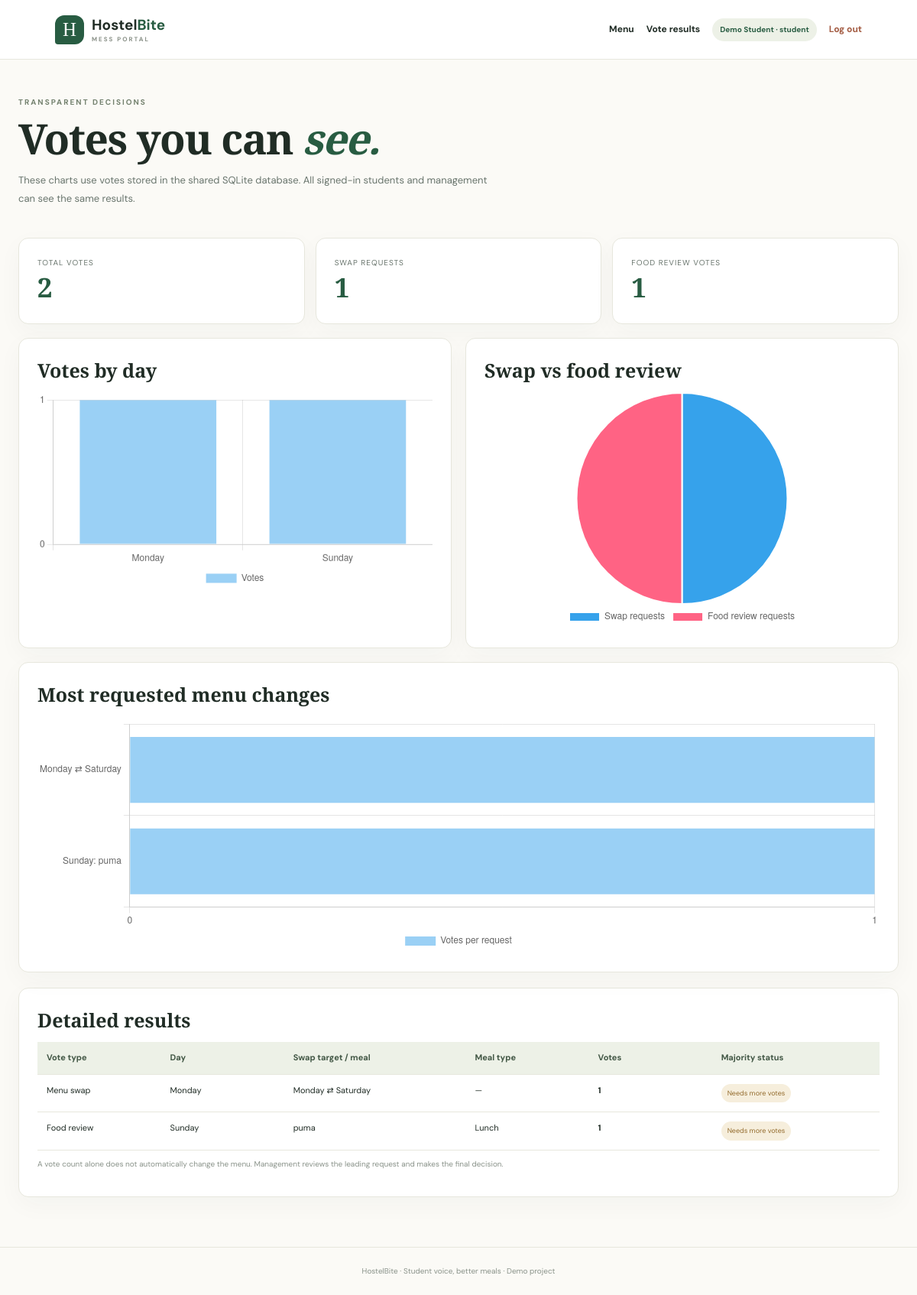
The page /results (signed in) on the database its author committed.
### tables this page shows
CREATE TABLE votes(
          id INTEGER PRIMARY KEY AUTOINCREMENT, user_id INTEGER NOT NULL REFERENCES users(id),
          day TEXT NOT NULL, category TEXT NOT NULL CHECK(category IN ('swap','remove')),
          target_day TEXT, meal_type TEXT, meal_name TEXT, created_at TEXT NOT NULL,
          UNIQUE(user_id, day, category)
        );

### app.py (the view)
@app.route("/results")
@login_required
def results():
    with connect() as db:
        rows = db.execute("SELECT day,category,target_day,meal_type,meal_name,COUNT(*) votes FROM votes GROUP BY day,category,target_day,meal_type,meal_name ORDER BY votes DESC").fetchall()
        total = db.execute("SELECT COUNT(*) FROM votes").fetchone()[0]
    return render_template("results.html", results=rows, total=total, days=DAYS)

### app.py (called while the page is built)
def connect():
    conn = sqlite3.connect(DB_PATH)
    conn.row_factory = sqlite3.Row
    conn.execute("PRAGMA foreign_keys = ON")
    return conn

def login_required(fn):
    @wraps(fn)
    def wrapper(*args, **kwargs):
        if not session.get("user_id"):
            return redirect(url_for("login"))
        return fn(*args, **kwargs)
    return wrapper

@app.context_processor
def inject_user():
    return {"current_user": session.get("display_name"), "current_role": session.get("role")}

### templates/results.html
{% extends 'base.html' %}{% block title %}Voting results | HostelBite{% endblock %}{% block content %}<section class="page-head"><span class="eyebrow">TRANSPARENT DECISIONS</span><h1>Votes you can <em>see.</em></h1><p>These charts use votes stored in the shared SQLite database. All signed-in students and management can see the same results.</p></section><section class="stat-grid"><div class="stat panel"><small>TOTAL VOTES</small><strong>{{ total }}</strong></div><div class="stat panel"><small>SWAP REQUESTS</small><strong>{{ results|selectattr('category','equalto','swap')|map(attribute='votes')|sum }}</strong></div><div class="stat panel"><small>FOOD REVIEW VOTES</small><strong>{{ results|selectattr('category','equalto','remove')|map(attribute='votes')|sum }}</strong></div></section>
<section class="charts-grid"><article class="panel chart-panel"><h2>Votes by day</h2><canvas id="dayChart"></canvas></article><article class="panel chart-panel"><h2>Swap vs food review</h2><canvas id="typeChart"></canvas></article><article class="panel chart-panel wide"><h2>Most requested menu changes</h2><canvas id="requestChart"></canvas></article></section>
<section class="panel results-table"><h2>Detailed results</h2>{% if results %}<div class="table-scroll"><table><thead><tr><th>Vote type</th><th>Day</th><th>Swap target / meal</th><th>Meal type</th><th>Votes</th><th>Majority status</th></tr></thead><tbody>{% for r in results %}<tr><td>{{ 'Menu swap' if r.category=='swap' else 'Food review' }}</td><td>{{ r.day }}</td><td>{{ (r.day ~ ' ⇄ ' ~ r.target_day) if r.category=='swap' else r.meal_name }}</td><td>{{ r.meal_type or '—' }}</td><td><b>{{ r.votes }}</b></td><td><span class="status-pill {{ 'pending' if r.votes < 2 else 'review' }}">{{ 'Needs more votes' if r.votes < 2 else 'Leading request — management decides' }}</span></td></tr>{% endfor %}</tbody></table></div>{% else %}<p>No votes yet. Student votes will appear here.</p>{% endif %}<p class="tiny">A vote count alone does not automatically change the menu. Management reviews the leading request and makes the final decision.</p></section>
{% endblock %}{% block scripts %}<script>
const rows = {{ results|map(attribute='votes')|list|tojson }};
const labels = {{ results|map(attribute='day')|list|tojson }};
const cats = {{ results|map(attribute='category')|list|tojson }};
const requestLabels = {{ results|map(attribute='target_day')|list|tojson }};
const meals = {{ results|map(attribute='meal_name')|list|tojson }};
const dayTotals = {};
const typeTotals = {swap:0,remove:0};
const requestNames = [];
const requestValues = [];
{% for r in results %}
dayTotals[{{ r.day|tojson }}] = (dayTotals[{{ r.day|tojson }}] || 0) + {{ r.votes }};
typeTotals[{{ r.category|tojson }}] += {{ r.votes }};
requestNames.push({{ ((r.day ~ ' ⇄ ' ~ r.target_day) if r.category=='swap' else (r.day ~ ': ' ~ r.meal_name))|tojson }});
requestValues.push({{ r.votes }});
{% endfor %}
const commonOptions = {responsive:true, plugins:{legend:{position:'bottom'}}};
new Chart(document.getElementById('dayChart'), {type:'bar',data:{labels:Object.keys(dayTotals),datasets:[{label:'Votes',data:Object.values(dayTotals)}]},options:{...commonOptions,scales:{y:{beginAtZero:true,ticks:{precision:0}}}}});
new Chart(document.getElementById('typeChart'), {type:'pie',data:{labels:['Swap requests','Food review requests'],datasets:[{data:[typeTotals.swap,typeTotals.remove]}]},options:commonOptions});
new Chart(document.getElementById('requestChart'), {type:'bar',data:{labels:requestNames,datasets:[{label:'Votes per request',data:requestValues}]},options:{...commonOptions,indexAxis:'y',scales:{x:{beginAtZero:true,ticks:{precision:0}}}}});
</script>{% endblock %}

### static/css/style.css (style rules this page uses)
:root { --ink:#202c25;--muted:#69756d;--paper:#fbfaf6;--green:#285c42;--lime:#dce9b5;--line:#e7e7dd;--orange:#f0a35b;--shadow:0 18px 55px rgba(37,58,43,.08) }
* { box-sizing:border-box }
body { margin:0;background:var(--paper);color:var(--ink);font:14px 'DM Sans',sans-serif;line-height:1.6 }
.eyebrow { font-size:10px;letter-spacing:2px;color:#74826f;font-weight:700 }
.landing h1,.login-intro h1,.page-head h1 { font:600 clamp(42px,6vw,68px)/1.08 'Playfair Display',serif;letter-spacing:-1.5px;margin:14px 0 }
.landing h1 em,.login-intro h1 em,.page-head h1 em { color:var(--green) }
.landing p,.login-intro p,.page-head p { color:var(--muted);max-width:620px;line-height:1.9 }
.tiny { font-size:10px;color:#8a938a;line-height:1.6 }
.panel { background:white;border:1px solid var(--line);border-radius:13px;padding:24px;box-shadow:0 10px 32px rgba(37,58,43,.035) }
.panel h2 { font:600 25px 'Playfair Display',serif;margin:0 0 12px }
.page-head { padding:8px 0 25px }
.page-head h1 { font-size:clamp(38px,5vw,55px);margin:8px 0 }
.page-head p { font-size:13px }
.stat-grid { display:grid;grid-template-columns:repeat(3,1fr);gap:14px;margin-bottom:18px }
.stat small { display:block;font-size:10px;letter-spacing:1px;color:var(--muted) }
.stat strong { display:block;font:600 35px 'Playfair Display',serif;color:var(--green) }
.charts-grid { display:grid;grid-template-columns:1fr 1fr;gap:18px }
.chart-panel { min-width:0 }
.chart-panel canvas { max-height:310px }
.chart-panel.wide { grid-column:1/-1 }
.results-table,.admin-menu,.admin-votes { margin-top:20px }
.table-scroll { overflow:auto }
table { border-collapse:collapse;width:100%;font-size:11px }
th,td { text-align:left;padding:12px;border-bottom:1px solid var(--line);vertical-align:top }
th { background:#edf1e7;color:#425745 }
td { min-width:85px }
.status-pill { display:inline-block;padding:5px 8px;border-radius:15px;font-size:9px;background:#f6eedc;color:#946c2e }

### rows shown on the page
votes: category "Menu swap", day "Monday", day "Monday ⇄ Saturday", meal_type "—", votes "1", votes "Needs more votes"
votes: category "Food review", day "Sunday", meal_name "puma", meal_type "Lunch", votes "1", votes "Needs more votes"

### other values the page prints
{{ current_user }} "Demo Student"
{{ current_role }} "student"
{{ total }} "2"
chart data {{ results|map(attribute='day')|list|tojson }} ["Monday", "Sunday"]
